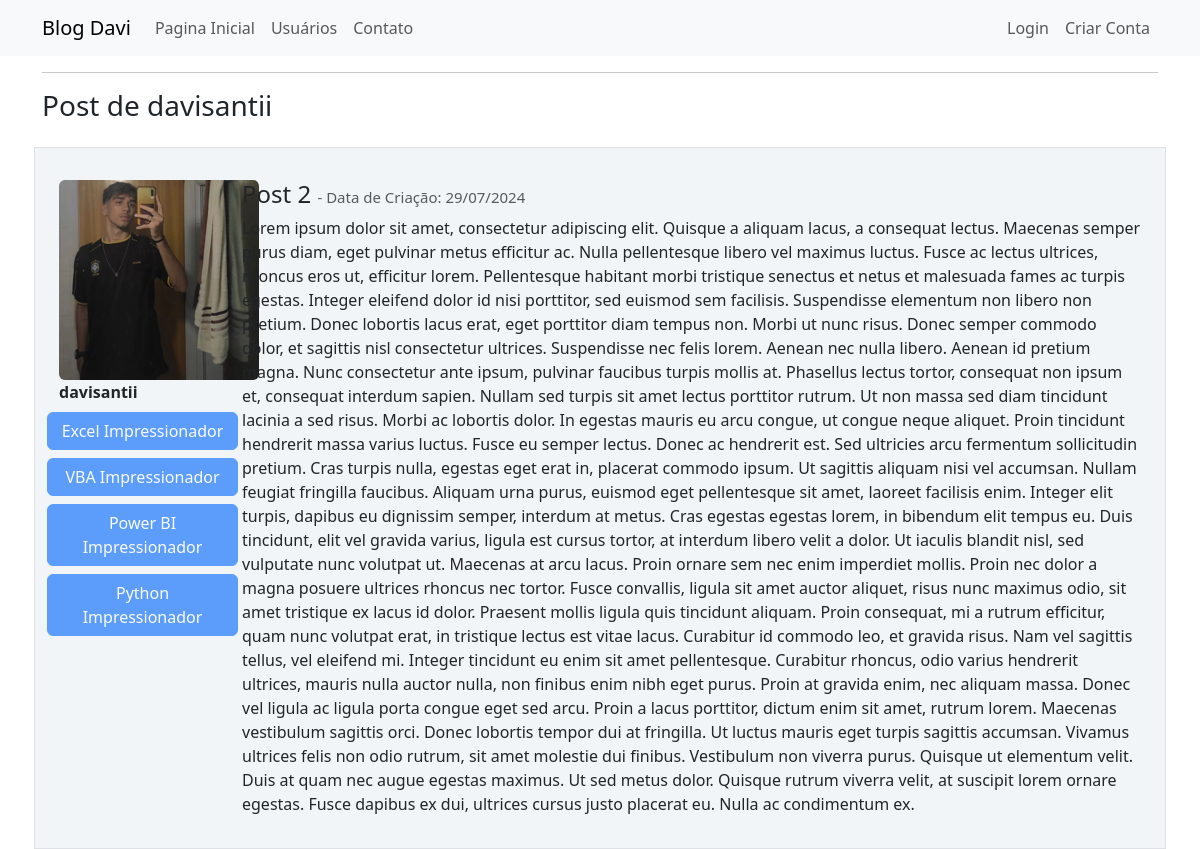
The app's page /post/4 with its own data.
### blogdavi/models.py (models this page shows, shortened)
class Usuario(database.Model, UserMixin):
    id = database.Column(database.Integer, primary_key=True)
    username = database.Column(database.String, unique=True, nullable=False)
    email = database.Column(database.String, unique=True, nullable=False)
    senha = database.Column(database.String, nullable=False)
    foto_perfil = database.Column(database.String, default='default.jpg')
    posts = database.relationship('Post', backref="autor", lazy=True) #backref = nome da coluna na outra classe
    cursos = database.Column(database.String, nullable=False, default='Não Informado')

class Post(database.Model):
    id = database.Column(database.Integer, primary_key=True)
    titulo = database.Column(database.String, nullable=False)
    corpo = database.Column(database.Text, nullable=False)
    data_criacao = database.Column(database.DateTime, nullable=False, default=datetime.utcnow)
    id_usuario = database.Column(database.Integer, database.ForeignKey('usuario.id'), nullable=False)

### blogdavi/routes.py (the view)
@app.route('/post/<post_id>', methods=["POST", "GET"])
def exibir_post(post_id):
    post = Post.query.get(post_id)
    if current_user == post.autor:
        form = FormPost()
        if form.validate_on_submit():
            ant_titulo = post.titulo
            ant_corpo = post.corpo
            post.titulo = form.titulo.data
            post.corpo = form.corpo.data
            database.session.commit()
            if ant_titulo != post.titulo or ant_corpo != post.corpo:
                flash('Post atualizado com sucesso!', 'alert-success')
                return redirect(url_for('homepage'))
        elif request.method == 'GET':
            form.titulo.data = post.titulo
            form.corpo.data = post.corpo
    else:
        form = None
    return render_template('post.html', post=post, form=form)

### blogdavi/templates/post.html (shortened to what this page needs)
{% extends 'base.html' %}
{% block body %}
<div class="container">
  <hr>
  <h3>Post de {{ post.autor.username }}</h3>
  <div class="row border mt-4 p-3 meupost g-3">
    <div class="col-12 col-md-2">
      <div class="image">
        <img src="{{ url_for('static', filename='fotos_perfil/{}'.format(post.autor.foto_perfil)) }}" class="rounded me-2" width="200">
      </div>
      <strong> {{ post.autor.username }}</strong>
      <div class="row justify-content-center">
      {% for curso in post.autor.cursos.split(';') %}
        <button type="button" class="btn btn-primary mt-2" disabled>{{ curso }}</button>
      {% endfor %}
      </div>
    </div>
    <div class="col-12 col-md-10">
      <h4>{{ post.titulo }}
        <small class="text-muted" style="font-size: 15px">
             - Data de Criação: {{ post.data_criacao.strftime('%d/%m/%Y') }}
        </small></h4>
      <p> {{ post.corpo }} </p>
    </div>
  </div>
</div>
{% endblock %}

### blogdavi/static/main.css (style rules this page uses)
.meupost { background: #f2f5f8 !important; }

### records on screen
Usuario: autor.username "davisantii", foto_perfil (picture)
Post: titulo "Post 2", data_criacao "29/07/2024", corpo "Lorem ipsum dolor sit amet, consectetur adipiscing elit. Quisque a aliquam lacus, a consequat lectus. Maecenas semper purus diam, eget pulvinar metus efficitur ac. Nulla pellentesque libero vel maximus luctus. Fusce ac lectus ultrices, rhoncus eros ut, efficitur lorem. Pellentesque habitant morbi tristique senectus et netus et malesuada fames ac turpis egestas. Integer eleifend dolor id nisi porttitor, sed euismod sem facilisis. Suspendisse elementum non libero non pretium. Donec lobortis lacus erat, eget porttitor diam tempus non. Morbi ut nunc risus. Donec semper commodo dolor, et sagittis nisl consectetur ultrices. Suspendisse nec felis lorem. Aenean nec nulla libero. Aenean id pretium…"

### other values on screen
{{ curso }} "Excel Impressionador" "VBA Impressionador" "Power BI Impressionador" "Python Impressionador"
